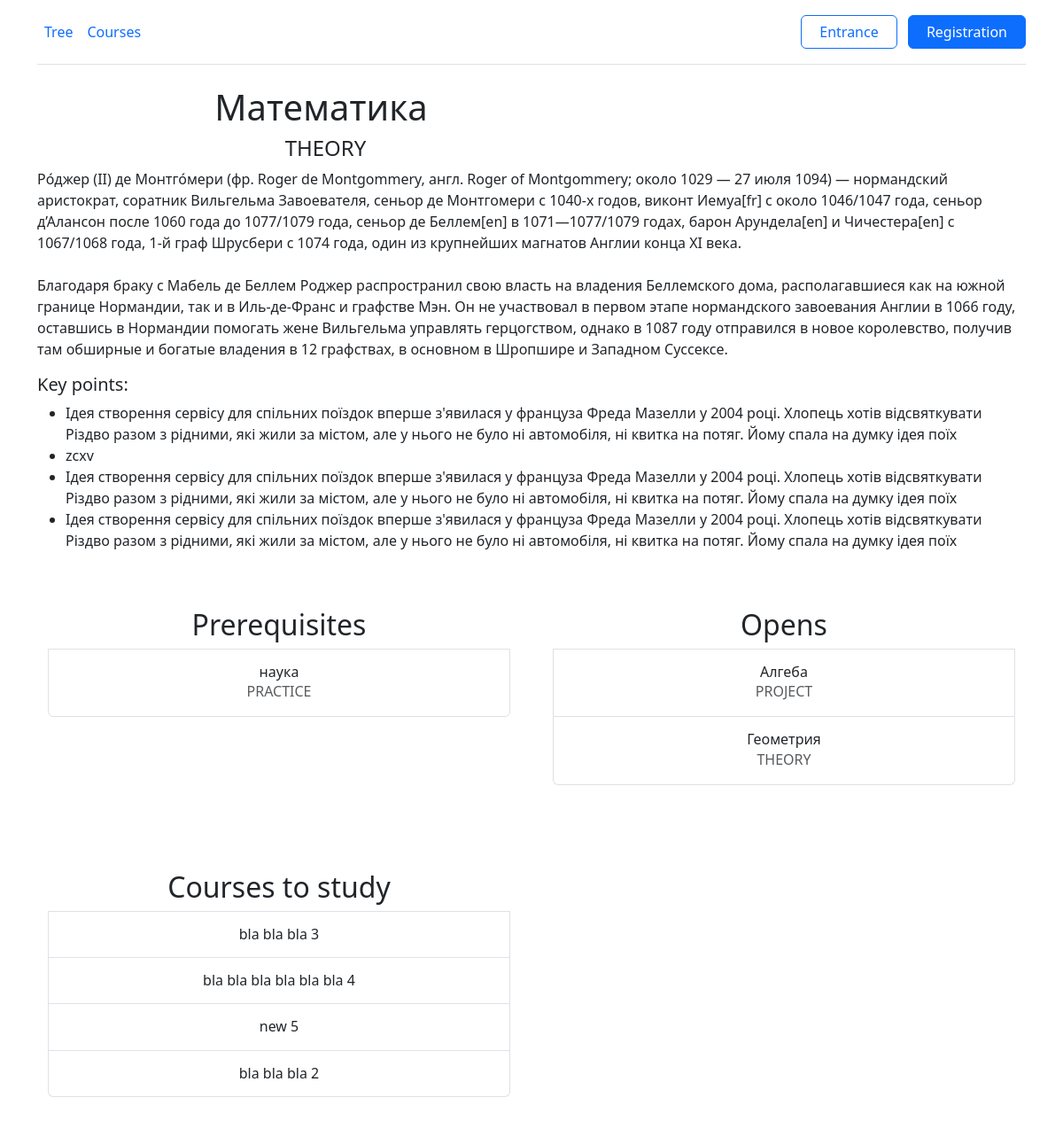
/leafs/2/, run on the app's committed database.
### tree/models.py (models this page shows, shortened)
class Leaf(models.Model):
    THEORY = 'THEORY'
    PRACTICE = 'PRACTICE'
    PROJECT = 'PROJECT'
    STATUS_CHOICES = [
        (THEORY, 'THEORY'),
        (PRACTICE, 'PRACTICE'),
        (PROJECT, 'PROJECT')
    ]
    name = models.CharField(max_length=63, unique=True)
    parent = models.ForeignKey('self', on_delete=models.SET_NULL, null=True, blank=True)
    description = models.TextField(max_length=1000, null=True, blank=True)
    author = models.ForeignKey(CustomUser, on_delete=models.SET_NULL, null=True, blank=True, default=1)
    type = models.CharField(max_length=10,choices=STATUS_CHOICES, default=THEORY)
    def get_absolute_url(self):
        return reverse('leaf_detail', kwargs={'id': self.id})

class LeafKeypoint(models.Model):
    text = models.CharField(max_length=255)
    leaf = models.ForeignKey(Leaf, on_delete=models.CASCADE)

class Course(models.Model):
    ONLINE = 'online'
    OFFLINE = 'offline'
    BLENDED = 'blended'
    FORMAT_CHOICES = [
        (ONLINE, 'Online'),
        (OFFLINE, 'Offline'),
        (BLENDED, 'Blended'),
    ]
    UKRAINIAN = 'ru'
    ENGLISH = 'en'
    LANGUAGE_CHOICES = [
        (UKRAINIAN, 'Ukrainian'),
        (ENGLISH, 'English')
    ]
    name = models.CharField(max_length=80, unique=True)
    description = models.TextField(max_length=1000, null=True, blank=True)
    leafs = models.ManyToManyField(Leaf, blank=True)
    author = models.ForeignKey(CustomUser, on_delete=models.SET_NULL, null=True, blank=True, default=1)
    price = models.DecimalField(max_digits=8, decimal_places=2, null=True, blank=True, default=1.00)
    duration_in_days = models.PositiveIntegerField(null=True, blank=True, default=10)
    format = models.CharField(max_length=10, choices=FORMAT_CHOICES, default=ONLINE)
    language = models.CharField(max_length=2, choices=LANGUAGE_CHOICES, default=ENGLISH)
    def get_absolute_url(self):
        return reverse('course_detail', kwargs={'id': self.id})

### tree/views.py (the view)
# urls.py: path('leafs/<int:id>/', views.LeafView.as_view(), name='leaf_detail'),
class LeafView(ListView):
    template_name = 'tree/leaf.html'
    context_object_name = 'object_list'
    model = Leaf
    def get_context_data(self, **kwargs):
        ctx = super().get_context_data(**kwargs)
        url = self.request.build_absolute_uri()
        clean_url = urlparse(url)._replace(query=None).geturl()
        leafs = self.model.objects.all()
        leaf = leafs.filter(id=clean_url.split('/')[-2])[0]
        key_points = LeafKeypoint.objects.all().filter(leaf=leaf)
        ctx["key_points"] = key_points
        courses = Course.objects.all().filter(leafs=leaf)
        ctx["courses"] = courses
        ctx['user'] = self.request.user
        if leafs.filter(parent__id=clean_url.split('/')[-2]):
            children = leafs.filter(parent__id=clean_url.split('/')[-2])
            ctx['children'] = children
        if leaf.parent and leafs.filter(id=leaf.parent.id):
            parent = leafs.filter(id=leaf.parent.id)
            ctx['parent'] = parent
        user_leaf = UserLeaf.objects.get_or_create(
            user_id=self.request.user.id,
            leafs_id=leaf.id,
        )
        ctx['user_leaf'] = user_leaf[0]
        initial = {'status': user_leaf[0].status}
        ctx['comment_form'] = UserLeafForm(initial=initial)
        ctx['leaf'] = leaf
        return ctx

### tree/templates/tree/leaf.html (shortened to what this page needs)
{% extends 'base/base.html' %}
{% load static %}
{% block body %}
<div class="container ">
  <div class="row">
      <h1 class="col-md-7">{{leaf.name}}</h1>
  </div>
  <h4 class="col-md-7">{{leaf.type}}</h4>
  <p style="text-align: start;">{{leaf.description|linebreaksbr}}</p>
  <h5 style="text-align: start;">  Key points:</h5>
  <div class="lists">
    <ul>
      {% for item in key_points %}
      <li>{{item.text}}</li>
      {% endfor %}
    </ul>
  </div>
  <div class="row">
      <div class="d-flex flex-column flex-md-row p-4 gap-4 py-md-5 align-items-center justify-content-center col-md-6">
        <div class="list-group w-100">
          <h2>Prerequisites</h2>
          {% for item in parent %}
            <a href="{{ item.get_absolute_url }}" class="list-group-item list-group-item-action d-flex gap-3 py-3" aria-current="true">
              <div class="d-flex gap-2 w-100 justify-content-center">
                <div>
                  <h6 class="mb-0"><font style="vertical-align: inherit;"><font style="vertical-align: inherit;">{{ item.name }}</font></font></h6>
                  <p class="mb-0 opacity-75"><font style="vertical-align: inherit;"><font style="vertical-align: inherit;">{{ item.type|slice:":100"  }}</font></font></p>
                </div>
              </div>
            </a>
          {% empty %}
            <h2>Sorry no Prerequisites</h2>
          {% endfor %}
        </div>
      </div>
      <div class="d-flex flex-column flex-md-row p-4 gap-4 py-md-5 align-items-center justify-content-center col-md-6">
        <div class="list-group w-100">
          <h2>Opens</h2>
          {% for item in children %}
            <a href="{{ item.get_absolute_url }}" class="list-group-item list-group-item-action d-flex gap-3 py-3" aria-current="true">
              <div class="d-flex gap-2 w-100 justify-content-center">
                <div>
                  <h6 class="mb-0"><font style="vertical-align: inherit;"><font style="vertical-align: inherit;">{{ item.name }}</font></font></h6>
                  <p class="mb-0 opacity-75"><font style="vertical-align: inherit;"><font style="vertical-align: inherit;">{{ item.type|slice:":100"  }}</font></font></p>
                </div>
              </div>
            </a>
          {% empty %}
            <h2>Sorry no Opens</h2>
          {% endfor %}
        </div>
      </div>
  </div>
  <div class="row">
      <div class="d-flex flex-column flex-md-row p-4 gap-4 py-md-5 align-items-center justify-content-center col-md-6">
        <div class="list-group w-100">
          <h2>Courses to study</h2>
          {% for course in courses %}
            <a href="{{ course.get_absolute_url }}" class="list-group-item list-group-item-action d-flex gap-3 py-3" aria-current="true">
              <div class="d-flex gap-2 w-100 justify-content-center">
                <div>
                  <h6 class="mb-0"><font style="vertical-align: inherit;"><font style="vertical-align: inherit;">{{ course.name }}</font></font></h6>
                </div>
              </div>
            </a>
          {% empty %}
            <h2>Sorry no courses</h2>
          {% endfor %}
        </div>
      </div>
  </div>
</div>
{% endblock %}

### accounts/static/base/css/style.css (style rules this page uses)
html, body { min-height: 100vh; overflow: auto; }
body { overflow: hidden; }
.lists { display: flex; }
.row { align-items: flex-start }
.lists li { text-align:start; }

### data on the page
Leaf: name "Математика", type "THEORY", description "Ро́джер (II) де Монтго́мери (фр. Roger de Montgommery, англ. Roger of Montgommery; около 1029 — 27 июля 1094) — нормандский аристократ, соратник Вильгельма Завоевателя, сеньор де Монтгомери с 1040-х годов, виконт Иемуа[fr] с около 1046/1047 года, сеньор д’Алансон после 1060 года до 1077/1079 года, сеньор де Беллем[en] в 1071—1077/1079 годах, барон Арундела[en] и Чичестера[en] с 1067/1068 года, 1-й граф Шрусбери с 1074 года, один из крупнейших магнатов Англии конца XI века. Благодаря браку с Мабель де Беллем Роджер распространил свою власть на владения Беллемского дома, располагавшиеся как на южной границе Нормандии, так и в Иль-де-Франс и графстве Мэн. Он не участвовал в первом этапе…"
LeafKeypoint: text "Ідея створення сервісу для спільних поїздок вперше з'явилася у француза Фреда Мазелли у 2004 році. Хлопець хотів відсвяткувати Різдво разом з рідними, які жили за містом, але у нього не було ні автомобіля, ні квитка на потяг. Йому спала на думку ідея поїх"
LeafKeypoint: text "zcxv"
LeafKeypoint: text "Ідея створення сервісу для спільних поїздок вперше з'явилася у француза Фреда Мазелли у 2004 році. Хлопець хотів відсвяткувати Різдво разом з рідними, які жили за містом, але у нього не було ні автомобіля, ні квитка на потяг. Йому спала на думку ідея поїх"
LeafKeypoint: text "Ідея створення сервісу для спільних поїздок вперше з'явилася у француза Фреда Мазелли у 2004 році. Хлопець хотів відсвяткувати Різдво разом з рідними, які жили за містом, але у нього не було ні автомобіля, ні квитка на потяг. Йому спала на думку ідея поїх"
Leaf: name "наука", type "PRACTICE"
Leaf: name "Алгеба", type "PROJECT"
Leaf: name "Геометрия", type "THEORY"
Course: name "bla bla bla 3"
Course: name "bla bla bla bla bla bla 4"
Course: name "new 5"
Course: name "bla bla bla 2"
